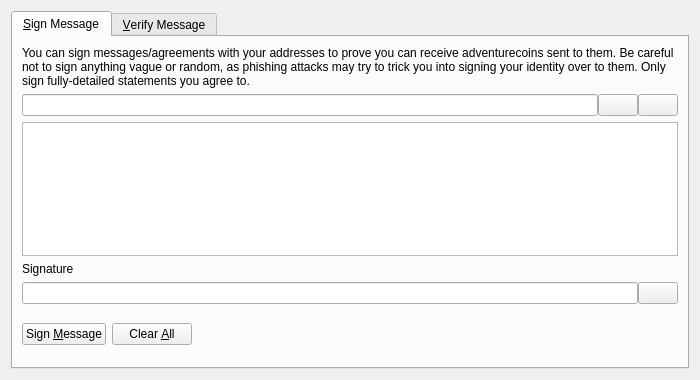
<?xml version="1.0" encoding="UTF-8"?>
<ui version="4.0">
 <class>SignVerifyMessageDialog</class>
 <widget class="QDialog" name="SignVerifyMessageDialog">
  <property name="geometry">
   <rect>
    <x>0</x>
    <y>0</y>
    <width>700</width>
    <height>380</height>
   </rect>
  </property>
  <property name="windowTitle">
   <string>Signatures - Sign / Verify a Message</string>
  </property>
  <property name="modal">
   <bool>true</bool>
  </property>
  <layout class="QVBoxLayout" name="verticalLayout">
   <item>
    <widget class="QTabWidget" name="tabWidget">
     <property name="currentIndex">
      <number>0</number>
     </property>
     <widget class="QWidget" name="tabSignMessage">
      <attribute name="title">
       <string>&amp;Sign Message</string>
      </attribute>
      <layout class="QVBoxLayout" name="verticalLayout_SM">
       <item>
        <widget class="QLabel" name="infoLabel_SM">
         <property name="text">
          <string>You can sign messages/agreements with your addresses to prove you can receive adventurecoins sent to them. Be careful not to sign anything vague or random, as phishing attacks may try to trick you into signing your identity over to them. Only sign fully-detailed statements you agree to.</string>
         </property>
         <property name="textFormat">
          <enum>Qt::PlainText</enum>
         </property>
         <property name="wordWrap">
          <bool>true</bool>
         </property>
        </widget>
       </item>
       <item>
        <layout class="QHBoxLayout" name="horizontalLayout_1_SM">
         <property name="spacing">
          <number>0</number>
         </property>
         <item>
          <widget class="QValidatedLineEdit" name="addressIn_SM">
           <property name="toolTip">
            <string>The AdventureCoin address to sign the message with</string>
           </property>
          </widget>
         </item>
         <item>
          <widget class="QPushButton" name="addressBookButton_SM">
           <property name="toolTip">
            <string>Choose previously used address</string>
           </property>
           <property name="text">
            <string/>
           </property>
           <property name="icon">
            <iconset resource="../bitcoin.qrc">
             <normaloff>:/icons/address-book</normaloff>:/icons/address-book</iconset>
           </property>
           <property name="shortcut">
            <string>Alt+A</string>
           </property>
           <property name="autoDefault">
            <bool>false</bool>
           </property>
          </widget>
         </item>
         <item>
          <widget class="QPushButton" name="pasteButton_SM">
           <property name="toolTip">
            <string>Paste address from clipboard</string>
           </property>
           <property name="text">
            <string/>
           </property>
           <property name="icon">
            <iconset resource="../bitcoin.qrc">
             <normaloff>:/icons/editpaste</normaloff>:/icons/editpaste</iconset>
           </property>
           <property name="shortcut">
            <string>Alt+P</string>
           </property>
           <property name="autoDefault">
            <bool>false</bool>
           </property>
          </widget>
         </item>
        </layout>
       </item>
       <item>
        <widget class="QPlainTextEdit" name="messageIn_SM">
         <property name="toolTip">
          <string>Enter the message you want to sign here</string>
         </property>
        </widget>
       </item>
       <item>
        <widget class="QLabel" name="signatureLabel_SM">
         <property name="text">
          <string>Signature</string>
         </property>
         <property name="textFormat">
          <enum>Qt::PlainText</enum>
         </property>
        </widget>
       </item>
       <item>
        <layout class="QHBoxLayout" name="horizontalLayout_2_SM">
         <property name="spacing">
          <number>0</number>
         </property>
         <item>
          <widget class="QLineEdit" name="signatureOut_SM">
           <property name="font">
            <font>
             <italic>true</italic>
            </font>
           </property>
           <property name="readOnly">
            <bool>true</bool>
           </property>
          </widget>
         </item>
         <item>
          <widget class="QPushButton" name="copySignatureButton_SM">
           <property name="toolTip">
            <string>Copy the current signature to the system clipboard</string>
           </property>
           <property name="text">
            <string/>
           </property>
           <property name="icon">
            <iconset resource="../bitcoin.qrc">
             <normaloff>:/icons/editcopy</normaloff>:/icons/editcopy</iconset>
           </property>
           <property name="autoDefault">
            <bool>false</bool>
           </property>
          </widget>
         </item>
        </layout>
       </item>
       <item>
        <layout class="QHBoxLayout" name="horizontalLayout_3_SM">
         <item>
          <widget class="QPushButton" name="signMessageButton_SM">
           <property name="toolTip">
            <string>Sign the message to prove you own this AdventureCoin address</string>
           </property>
           <property name="text">
            <string>Sign &amp;Message</string>
           </property>
           <property name="icon">
            <iconset resource="../bitcoin.qrc">
             <normaloff>:/icons/edit</normaloff>:/icons/edit</iconset>
           </property>
           <property name="autoDefault">
            <bool>false</bool>
           </property>
          </widget>
         </item>
         <item>
          <widget class="QPushButton" name="clearButton_SM">
           <property name="toolTip">
            <string>Reset all sign message fields</string>
           </property>
           <property name="text">
            <string>Clear &amp;All</string>
           </property>
           <property name="icon">
            <iconset resource="../bitcoin.qrc">
             <normaloff>:/icons/remove</normaloff>:/icons/remove</iconset>
           </property>
           <property name="autoDefault">
            <bool>false</bool>
           </property>
          </widget>
         </item>
         <item>
          <spacer name="horizontalSpacer_1_SM">
           <property name="orientation">
            <enum>Qt::Horizontal</enum>
           </property>
           <property name="sizeHint" stdset="0">
            <size>
             <width>40</width>
             <height>48</height>
            </size>
           </property>
          </spacer>
         </item>
         <item>
          <widget class="QLabel" name="statusLabel_SM">
           <property name="font">
            <font>
             <weight>75</weight>
             <bold>true</bold>
            </font>
           </property>
           <property name="text">
            <string/>
           </property>
           <property name="wordWrap">
            <bool>true</bool>
           </property>
          </widget>
         </item>
         <item>
          <spacer name="horizontalSpacer_2_SM">
           <property name="orientation">
            <enum>Qt::Horizontal</enum>
           </property>
           <property name="sizeHint" stdset="0">
            <size>
             <width>40</width>
             <height>48</height>
            </size>
           </property>
          </spacer>
         </item>
        </layout>
       </item>
      </layout>
     </widget>
     <widget class="QWidget" name="tabVerifyMessage">
      <attribute name="title">
       <string>&amp;Verify Message</string>
      </attribute>
      <layout class="QVBoxLayout" name="verticalLayout_VM">
       <item>
        <widget class="QLabel" name="infoLabel_VM">
         <property name="text">
          <string>Enter the receiver's address, message (ensure you copy line breaks, spaces, tabs, etc. exactly) and signature below to verify the message. Be careful not to read more into the signature than what is in the signed message itself, to avoid being tricked by a man-in-the-middle attack. Note that this only proves the signing party receives with the address, it cannot prove sendership of any transaction!</string>
         </property>
         <property name="textFormat">
          <enum>Qt::PlainText</enum>
         </property>
         <property name="alignment">
          <set>Qt::AlignLeading|Qt::AlignLeft|Qt::AlignTop</set>
         </property>
         <property name="wordWrap">
          <bool>true</bool>
         </property>
        </widget>
       </item>
       <item>
        <layout class="QHBoxLayout" name="horizontalLayout_1_VM">
         <property name="spacing">
          <number>0</number>
         </property>
         <item>
          <widget class="QValidatedLineEdit" name="addressIn_VM">
           <property name="toolTip">
            <string>The AdventureCoin address the message was signed with</string>
           </property>
          </widget>
         </item>
         <item>
          <widget class="QPushButton" name="addressBookButton_VM">
           <property name="toolTip">
            <string>Choose previously used address</string>
           </property>
           <property name="text">
            <string/>
           </property>
           <property name="icon">
            <iconset resource="../bitcoin.qrc">
             <normaloff>:/icons/address-book</normaloff>:/icons/address-book</iconset>
           </property>
           <property name="shortcut">
            <string>Alt+A</string>
           </property>
           <property name="autoDefault">
            <bool>false</bool>
           </property>
          </widget>
         </item>
        </layout>
       </item>
       <item>
        <widget class="QPlainTextEdit" name="messageIn_VM"/>
       </item>
       <item>
        <widget class="QValidatedLineEdit" name="signatureIn_VM"/>
       </item>
       <item>
        <layout class="QHBoxLayout" name="horizontalLayout_2_VM">
         <item>
          <widget class="QPushButton" name="verifyMessageButton_VM">
           <property name="toolTip">
            <string>Verify the message to ensure it was signed with the specified AdventureCoin address</string>
           </property>
           <property name="text">
            <string>Verify &amp;Message</string>
           </property>
           <property name="icon">
            <iconset resource="../bitcoin.qrc">
             <normaloff>:/icons/transaction_0</normaloff>:/icons/transaction_0</iconset>
           </property>
           <property name="autoDefault">
            <bool>false</bool>
           </property>
          </widget>
         </item>
         <item>
          <widget class="QPushButton" name="clearButton_VM">
           <property name="toolTip">
            <string>Reset all verify message fields</string>
           </property>
           <property name="text">
            <string>Clear &amp;All</string>
           </property>
           <property name="icon">
            <iconset resource="../bitcoin.qrc">
             <normaloff>:/icons/remove</normaloff>:/icons/remove</iconset>
           </property>
           <property name="autoDefault">
            <bool>false</bool>
           </property>
          </widget>
         </item>
         <item>
          <spacer name="horizontalSpacer_1_VM">
           <property name="orientation">
            <enum>Qt::Horizontal</enum>
           </property>
           <property name="sizeHint" stdset="0">
            <size>
             <width>40</width>
             <height>48</height>
            </size>
           </property>
          </spacer>
         </item>
         <item>
          <widget class="QLabel" name="statusLabel_VM">
           <property name="font">
            <font>
             <weight>75</weight>
             <bold>true</bold>
            </font>
           </property>
           <property name="text">
            <string/>
           </property>
           <property name="wordWrap">
            <bool>true</bool>
           </property>
          </widget>
         </item>
         <item>
          <spacer name="horizontalSpacer_2_VM">
           <property name="orientation">
            <enum>Qt::Horizontal</enum>
           </property>
           <property name="sizeHint" stdset="0">
            <size>
             <width>40</width>
             <height>48</height>
            </size>
           </property>
          </spacer>
         </item>
        </layout>
       </item>
      </layout>
     </widget>
    </widget>
   </item>
  </layout>
 </widget>
 <customwidgets>
  <customwidget>
   <class>QValidatedLineEdit</class>
   <extends>QLineEdit</extends>
   <header>qt/qvalidatedlineedit.h</header>
  </customwidget>
 </customwidgets>
 <resources>
  <include location="../bitcoin.qrc"/>
 </resources>
 <connections/>
</ui>
